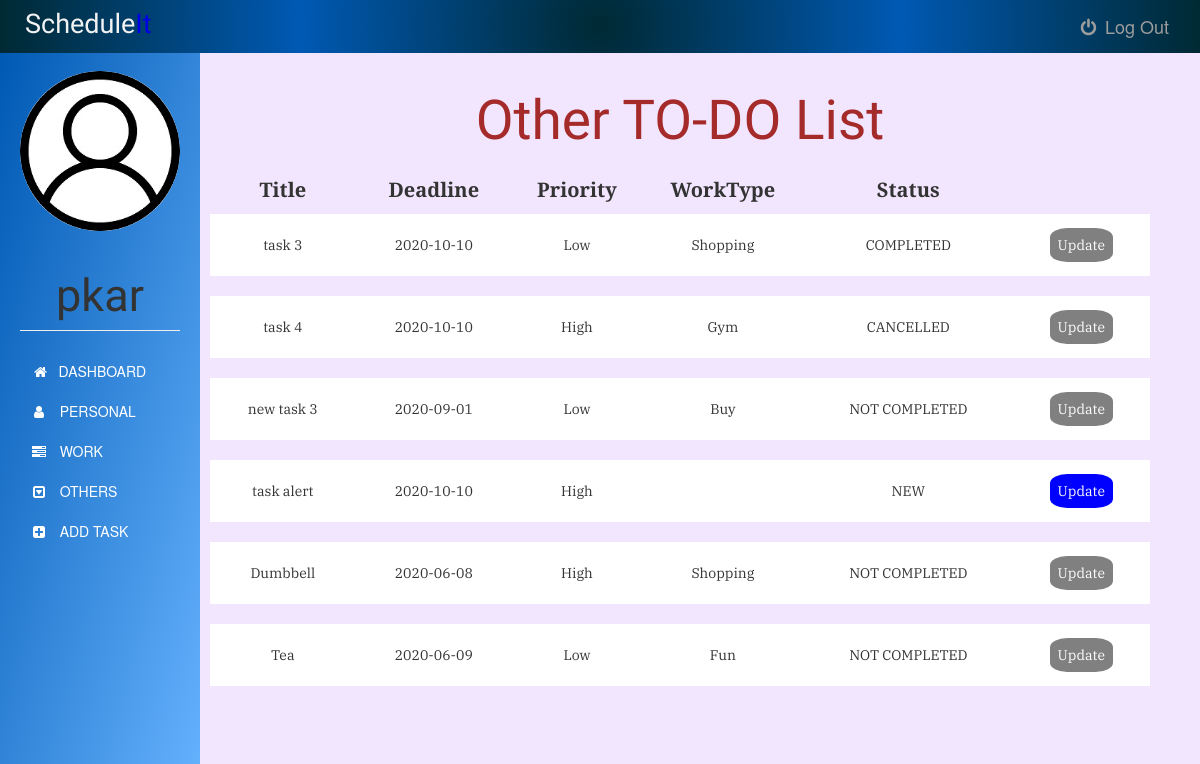
The app's page /othertask (signed in) with its own data.
### app.py (models this page shows)
class User(UserMixin, db.Model):
    id = db.Column(db.Integer, primary_key=True)
    username = db.Column(db.String(15), unique=True, nullable=False)
    email = db.Column(db.String(50), unique=True, nullable=False)
    password = db.Column(db.String(80), unique=True, nullable=False)
    tasks = db.relationship('Task', backref='author', lazy=True)

class Task(db.Model):
    id = db.Column(db.Integer, primary_key=True)
    title = db.Column(db.Text, nullable=False)
    date = db.Column(db.Date, nullable=False)
    content = db.Column(db.Text, nullable=False)
    WorkType = db.Column(db.Text, nullable=False)
    priority = db.Column(db.Text)
    status = db.Column(db.Text, nullable=False, default='NEW')
    user_id = db.Column(db.Integer, db.ForeignKey('user.id'), nullable=False)

### app.py (the view)
@app.route('/othertask', methods=['GET', 'POST'])
@login_required
def othertask():
    tasks = Task.query.filter_by(user_id=current_user.id)
    return render_template('other.html', tasks=tasks ,name=current_user.username, tdate=date.today())

### app.py (called while the page is built)
@login_manager.user_loader
def load_user(user_id):
    return User.query.get(int(user_id))

### templates/other.html (shortened to what this page needs)
{% extends "bootstrap/base.html" %}
{% block styles %}
{{super()}}
<link rel="stylesheet" href="{{url_for('.static', filename='personal.css')}}">
<link rel="stylesheet" href="https://maxcdn.bootstrapcdn.com/font-awesome/4.7.0/css/font-awesome.min.css">
{% endblock %}
{% block content %}
    <nav class="navbar navbar-inverse navbar-fixed-top">
      <div class="container-fluid">
        <div class="navbar-header">
          <center><h3><span>Schedule</span>It</h3></center>
        </div>
        <div class="navbar-collapse">
          <ul class="nav navbar-nav">
            <li>
              <a href="{{ url_for('logout') }}">
              <i class="fa fa-power-off fa-fw" aria-hidden="true"></i>
              Log Out
              </a>
            </li>
          </ul>
          </div>
      </div>
    </nav>
    <div class="container-fluid">
      <div class="row">
        <nav class=" sidebar">
          <div class="image img-cir img-120">
            <center>
              <img src="{{url_for('static', filename='user-icon.jpg')}}" width="250" height="200" class="img-responsive"/>
            </center>
            <center>
              <h1 class="page-header">{{ name }}</h1>
            </center>
          </div>
          <div>
            <div class="nav nav-sidebar">
              <ul class="nav nav-sidebar">
                <li >
                  <a class="list-group-item" href="{{ url_for('dashboard') }}">
                    &nbsp;<i class="fa fa-home" aria-hidden="true"></i>&nbsp;&nbsp; DASHBOARD
                  </a>
                </li>
                <li>
                  <a class="list-group-item" href="{{ url_for('personaltask') }}">
                    <i class="fa fa-user fa-fw" aria-hidden="true"></i>&nbsp;&nbsp; PERSONAL
                  </a>
                </li>
                <li>
                  <a class="list-group-item" href="{{ url_for('worktask') }}">
                    <i class="fa fa-tasks fa-fw" aria-hidden="true"></i>&nbsp;&nbsp; WORK
                  </a>
                </li>
                <li>
                  <a class="list-group-item" href="#">
                    <i class="fa fa-caret-square-o-down fa-fw" aria-hidden="true"></i>&nbsp;&nbsp; OTHERS
                  </a>
                </li>
                <li>
                  <a class="list-group-item" href="{{ url_for('addtask') }}">
                    <i class="fa fa-plus-square fa-fw" aria-hidden="true"></i>&nbsp;&nbsp; ADD TASK
                  </a>
                </li>
              </ul>
            </div>
          </div>
        </nav>
        <div class="col-sm-9 col-sm-offset-3 col-md-10 col-md-offset-2 main">
          	<center><h1>Other TO-DO List</h1></center>
          	<table>
              <thead>
            		<tr>
            			<th>Title</th>
            			<th>Deadline</th>
            			<th>Priority</th>
                  <th>WorkType</th>
                  <th>Status</th>
            		</tr>
              </thead>
              <tbody>
            		{% for task in tasks %}
            			{% if task.WorkType != "Work" and task.WorkType != "Personal" %}
            				<tr>
  		          			<td>{{task.title}}</td>
  		          			<td>{{task.date}}</td>
  		          			<td>{{task.priority}}</td>
                      <td>{{task.WorkType}}</td>
                      {% if tdate > task.date and (task.status !="CANCELLED" or task.status !="COMPLETED") %}
                        <td class="status">NOT COMPLETED</td>
                      {% else %}
                        <td class="status">{{task.status}}</td>
                      {% endif %}
                      {% if (task.status == "NEW" or task.status == "IN PROGRESS" or task.status == "NOT STARTED") and tdate <= task.date %}
                        <td><a href="{{ url_for('update_task', task_id=task.id) }}">Update</a></td>
                      {% else %}
                        <td><a class="arcup" href="#">Update</a></td>
                      {% endif %}
  		          		</tr>
                    <tr class="spacer">
                    <tr>
  		          	{% endif %}
  		        {% endfor %}
            </tbody>
          	</table>
        </div>
      </div>
    </div>
{% endblock %}

### static/personal.css (style rules this page uses)
body { padding-top: 50px; background-color: #f2e6ff; }
.navbar-fixed-top { border: 0; }
.navbar { background-image: radial-gradient(circle, #002933,#0059b3, #002933); }
.navbar-header h3 { font-family: 'Oswald', sans-serif; font-size: 27px; margin: 10px; color: #0000e6; }
.navbar-header span { font-size: 27px; color: #f2f2f2; }
.navbar-collapse ul { float: right; margin: 3px; list-style: none; }
.navbar-collapse ul li { float: left; position: relative; }
.navbar-collapse ul li a { display: block; margin: 0px; padding: 13px; font-size: 18px; text-decoration: none; }
.sidebar { width: 200px; position: fixed; top: 51px; bottom: 0; left: 0; z-index: 1000; display: block; padding: 20px; overflow-x: hidden; overflow-y: auto; background-image: linear-gradient(to bottom right, #0059b3, #66b3ff); }
.sidebar .page-header { font-size: 45px; font-family: 'Tenali Ramakrishna', sans-serif; }
.nav-sidebar { margin-right: -21px; margin-bottom: 20px; margin-left: -20px; }
.nav-sidebar > li > a { padding-right: 20px; padding-left: 50px; }
.nav-sidebar ul li a { background-color: transparent; color: white; border: none; }
.nav-sidebar a { display: none; }
.row img { border-radius: 50%; }
.main { margin-top: 1px; padding: 30px; right: 20px; }
.main h1 { margin-top: 4px; padding: 5px; font-size: 55px; color: brown; font-family: 'Tenali Ramakrishna', sans-serif; text-align: center; }
.main table { width: 100%; }
.main thead tr { font-size: 20px; font-family: 'PT Serif', serif; }
.main tbody tr { background-color: white; font-family: 'IBM Plex Serif', serif; }
.main tbody .spacer { height: 20px; }
.main thead th { padding: 10px; text-align: center; }
.main tbody td { padding: 21px; text-align: center; }
.main tbody td a { text-decoration: none; padding: 8px; background-color: blue; color: white; border-radius: 27%; }
.main .arcup { background-color: grey; }

### records on screen
User: username "pkar"
Task: title "task 3", date "2020-10-10", priority "Low", WorkType "Shopping", status "COMPLETED", shows "Update"
Task: title "task 4", date "2020-10-10", priority "High", WorkType "Gym", status "CANCELLED", shows "Update"
Task: title "new task 3", date "2020-09-01", priority "Low", WorkType "Buy", status "NOT COMPLETED"
Task: title "task alert", date "2020-10-10", priority "High", status "NEW"
Task: title "Dumbbell", date "2020-06-08", priority "High", WorkType "Shopping", status "NOT COMPLETED"
Task: title "Tea", date "2020-06-09", priority "Low", WorkType "Fun", status "NOT COMPLETED"
